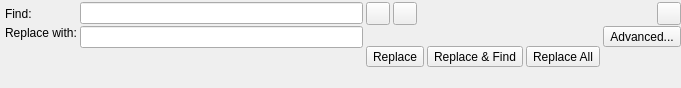
<?xml version="1.0" encoding="UTF-8"?>
<ui version="4.0">
 <class>Core::Internal::FindWidget</class>
 <widget class="QWidget" name="Core::Internal::FindWidget">
  <property name="geometry">
   <rect>
    <x>0</x>
    <y>0</y>
    <width>681</width>
    <height>88</height>
   </rect>
  </property>
  <property name="windowTitle">
   <string>Find</string>
  </property>
  <layout class="QGridLayout" name="mainLayout">
   <property name="leftMargin">
    <number>5</number>
   </property>
   <property name="topMargin">
    <number>2</number>
   </property>
   <property name="rightMargin">
    <number>0</number>
   </property>
   <property name="bottomMargin">
    <number>1</number>
   </property>
   <property name="horizontalSpacing">
    <number>3</number>
   </property>
   <property name="verticalSpacing">
    <number>1</number>
   </property>
   <item row="0" column="0">
    <widget class="QLabel" name="findLabel">
     <property name="text">
      <string>Find:</string>
     </property>
    </widget>
   </item>
   <item row="0" column="1">
    <widget class="Utils::FancyLineEdit" name="findEdit">
     <property name="minimumSize">
      <size>
       <width>100</width>
       <height>0</height>
      </size>
     </property>
    </widget>
   </item>
   <item row="0" column="2">
    <widget class="QWidget" name="findButtonsWidget" native="true">
     <layout class="QHBoxLayout" name="findButtonLayout">
      <property name="spacing">
       <number>3</number>
      </property>
      <property name="leftMargin">
       <number>0</number>
      </property>
      <property name="topMargin">
       <number>0</number>
      </property>
      <property name="rightMargin">
       <number>0</number>
      </property>
      <property name="bottomMargin">
       <number>0</number>
      </property>
      <item>
       <widget class="QToolButton" name="findPreviousButton"/>
      </item>
      <item>
       <widget class="QToolButton" name="findNextButton"/>
      </item>
      <item>
       <spacer name="horizontalSpacer">
        <property name="orientation">
         <enum>Qt::Horizontal</enum>
        </property>
        <property name="sizeHint" stdset="0">
         <size>
          <width>40</width>
          <height>0</height>
         </size>
        </property>
       </spacer>
      </item>
      <item>
       <widget class="QToolButton" name="close"/>
      </item>
     </layout>
    </widget>
   </item>
   <item row="1" column="0">
    <layout class="QVBoxLayout" name="verticalLayout_2">
     <property name="spacing">
      <number>0</number>
     </property>
     <item>
      <widget class="QLabel" name="replaceLabel">
       <property name="text">
        <string>Replace with:</string>
       </property>
      </widget>
     </item>
     <item>
      <spacer name="verticalSpacer_2">
       <property name="orientation">
        <enum>Qt::Vertical</enum>
       </property>
       <property name="sizeHint" stdset="0">
        <size>
         <width>0</width>
         <height>0</height>
        </size>
       </property>
      </spacer>
     </item>
    </layout>
   </item>
   <item row="1" column="1">
    <layout class="QVBoxLayout" name="verticalLayout">
     <property name="spacing">
      <number>0</number>
     </property>
     <item>
      <widget class="Utils::FancyLineEdit" name="replaceEdit">
       <property name="minimumSize">
        <size>
         <width>100</width>
         <height>0</height>
        </size>
       </property>
      </widget>
     </item>
     <item>
      <spacer name="verticalSpacer">
       <property name="orientation">
        <enum>Qt::Vertical</enum>
       </property>
       <property name="sizeHint" stdset="0">
        <size>
         <width>0</width>
         <height>0</height>
        </size>
       </property>
      </spacer>
     </item>
    </layout>
   </item>
   <item row="1" column="2">
    <layout class="QGridLayout" name="gridLayout">
     <property name="horizontalSpacing">
      <number>3</number>
     </property>
     <property name="verticalSpacing">
      <number>0</number>
     </property>
     <item row="0" column="0">
      <widget class="QWidget" name="replaceButtonsWidget" native="true">
       <property name="sizePolicy">
        <sizepolicy hsizetype="Expanding" vsizetype="Preferred">
         <horstretch>0</horstretch>
         <verstretch>0</verstretch>
        </sizepolicy>
       </property>
       <layout class="QHBoxLayout" name="replaceButtonsLayout">
        <property name="spacing">
         <number>3</number>
        </property>
        <property name="leftMargin">
         <number>0</number>
        </property>
        <property name="topMargin">
         <number>0</number>
        </property>
        <property name="rightMargin">
         <number>0</number>
        </property>
        <property name="bottomMargin">
         <number>0</number>
        </property>
        <item>
         <widget class="QToolButton" name="replaceButton">
          <property name="text">
           <string>Replace</string>
          </property>
          <property name="toolButtonStyle">
           <enum>Qt::ToolButtonTextOnly</enum>
          </property>
          <property name="arrowType">
           <enum>Qt::LeftArrow</enum>
          </property>
         </widget>
        </item>
        <item>
         <widget class="QToolButton" name="replaceNextButton">
          <property name="font">
           <font/>
          </property>
          <property name="text">
           <string>Replace &amp;&amp; Find</string>
          </property>
          <property name="toolButtonStyle">
           <enum>Qt::ToolButtonTextOnly</enum>
          </property>
          <property name="arrowType">
           <enum>Qt::RightArrow</enum>
          </property>
         </widget>
        </item>
        <item>
         <widget class="QToolButton" name="replaceAllButton">
          <property name="font">
           <font/>
          </property>
          <property name="text">
           <string>Replace All</string>
          </property>
          <property name="toolButtonStyle">
           <enum>Qt::ToolButtonTextOnly</enum>
          </property>
         </widget>
        </item>
       </layout>
      </widget>
     </item>
     <item row="0" column="1">
      <layout class="QVBoxLayout" name="verticalLayout_3">
       <property name="spacing">
        <number>0</number>
       </property>
       <item>
        <widget class="QToolButton" name="advancedButton">
         <property name="text">
          <string>Advanced...</string>
         </property>
         <property name="toolButtonStyle">
          <enum>Qt::ToolButtonTextOnly</enum>
         </property>
        </widget>
       </item>
       <item>
        <spacer name="verticalSpacer_3">
         <property name="orientation">
          <enum>Qt::Vertical</enum>
         </property>
         <property name="sizeHint" stdset="0">
          <size>
           <width>0</width>
           <height>0</height>
          </size>
         </property>
        </spacer>
       </item>
      </layout>
     </item>
    </layout>
   </item>
  </layout>
 </widget>
 <customwidgets>
  <customwidget>
   <class>Utils::FancyLineEdit</class>
   <extends>QLineEdit</extends>
   <header location="global">utils/fancylineedit.h</header>
  </customwidget>
 </customwidgets>
 <tabstops>
  <tabstop>findEdit</tabstop>
  <tabstop>replaceEdit</tabstop>
  <tabstop>findPreviousButton</tabstop>
  <tabstop>findNextButton</tabstop>
  <tabstop>replaceButton</tabstop>
  <tabstop>replaceNextButton</tabstop>
  <tabstop>replaceAllButton</tabstop>
  <tabstop>advancedButton</tabstop>
  <tabstop>close</tabstop>
 </tabstops>
 <resources/>
 <connections/>
</ui>
